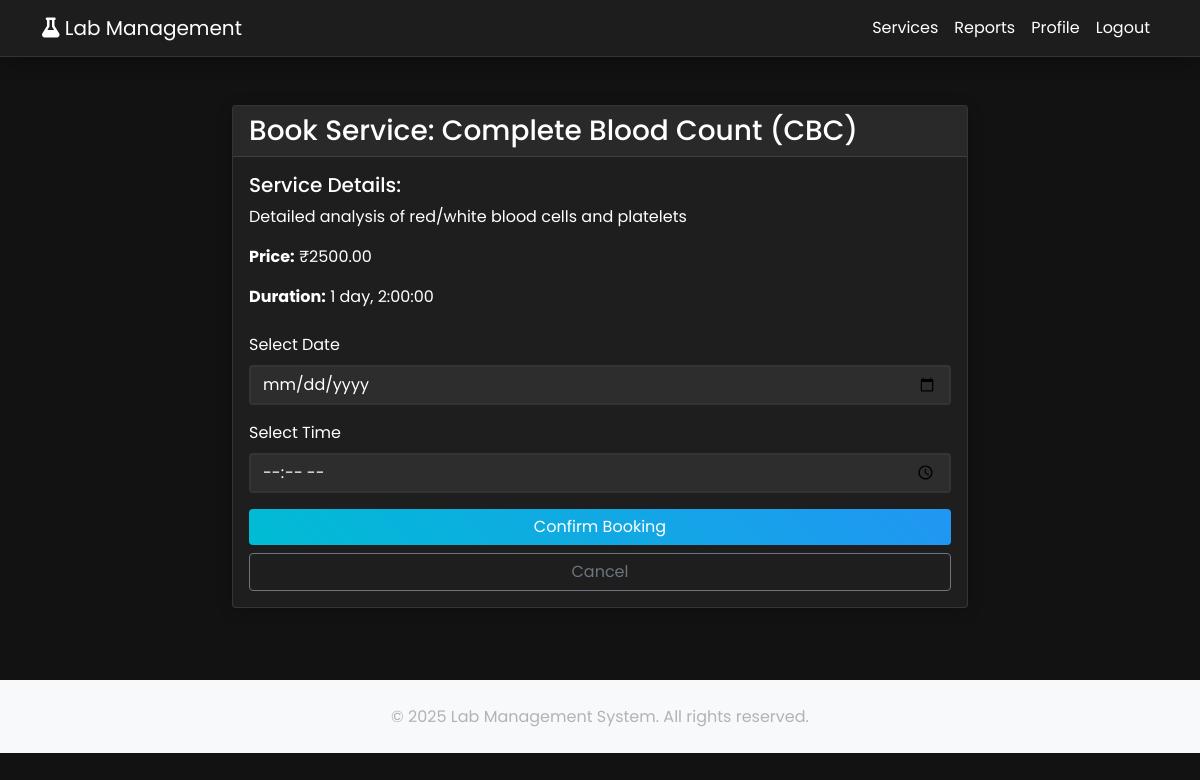
The page /book/1/ (signed in) on the database its author committed.
### labapp/models.py (models this page shows, shortened)
class Service(models.Model):
    name = models.CharField(max_length=100)
    description = models.TextField()
    price = models.DecimalField(max_digits=10, decimal_places=2)
    duration = models.DurationField()
    is_active = models.BooleanField(default=True)
    category = models.CharField(max_length=50, choices=[
        ('blood', 'Blood Test'),
        ('urine', 'Urine Test'),
        ('imaging', 'Imaging'),
        ('other', 'Other'),
    ])
    preparation_instructions = models.TextField(blank=True)
    report_format = models.TextField(blank=True, help_text="JSON schema for report format")

### labapp/views.py (the view, shortened to what this page needs)
# urls.py: path('book/<int:service_id>/', views.book_service, name='book_service'),
@login_required
def book_service(request, service_id):
    service = get_object_or_404(Service, id=service_id)
    return render(request, 'labapp/book_service.html', {
        'service': service,
        'today': date.today()
    })

### labapp/templates/labapp/book_service.html (shortened to what this page needs)
{% extends 'base.html' %}
{% block content %}
<div class="container mt-4">
    <div class="row justify-content-center">
        <div class="col-md-8">
            <div class="card">
                <div class="card-header">
                    <h3 class="mb-0">Book Service: {{ service.name }}</h3>
                </div>
                <div class="card-body">
                    <div class="mb-4">
                        <h5>Service Details:</h5>
                        <p>{{ service.description }}</p>
                        <p><strong>Price:</strong> ₹{{ service.price }}</p>
                        <p><strong>Duration:</strong> {{ service.duration }}</p>
                    </div>
                    <form method="post">
                        <div class="mb-3">
                            <label for="date" class="form-label">Select Date</label>
                            <input type="date" class="form-control" id="date" name="date" required
                                   min="{{ today|date:'Y-m-d' }}">
                        </div>
                        <div class="mb-3">
                            <label for="time" class="form-label">Select Time</label>
                            <input type="time" class="form-control" id="time" name="time" required>
                        </div>
                        <div class="d-grid gap-2">
                            <button type="submit" class="btn btn-primary">Confirm Booking</button>
                            <a href="{% url 'service_list' %}" class="btn btn-outline-secondary">Cancel</a>
                        </div>
                    </form>
                </div>
            </div>
        </div>
    </div>
</div>
{% endblock %}

### labapp/static/css/style.css (style rules this page uses)
:root { --primary-color: #00bcd4; --secondary-color: #2196f3; --danger-color: #f44336; --warning-color: #ffc107; --dark-color: #121212; --dark-secondary: #1e1e1e; --dark-tertiary: #2d2d2d; --text-primary: #ffffff; --text-secondary: #b3b3b3; --card-bg: #1e1e1e; }
body { font-family: 'Poppins', sans-serif; background-color: var(--dark-color); color: var(--text-primary); }
.card { background-color: var(--card-bg); border: 1px solid rgba(255, 255, 255, 0.1); transition: transform 0.3s ease, box-shadow 0.3s ease; box-shadow: 0 2px 15px rgba(0, 0, 0, 0.2); }
.card-header { background-color: rgba(255, 255, 255, 0.05); border-bottom: 1px solid rgba(255, 255, 255, 0.1); }
.btn { transition: all 0.3s ease; position: relative; overflow: hidden; }
.btn-primary { background: linear-gradient(45deg, var(--primary-color), var(--secondary-color)); border: none; }
.btn::after { content: ''; position: absolute; width: 100%; height: 100%; top: 0; left: -100%; background: linear-gradient(120deg, transparent, rgba(255,255,255,0.2), transparent); transition: all 0.5s ease; }
.form-control { background-color: var(--dark-tertiary); border: 2px solid rgba(255, 255, 255, 0.1); color: var(--text-primary); transition: all 0.3s ease; }

### rows shown on the page
Service: name "Complete Blood Count (CBC)", description "Detailed analysis of red/white blood cells and platelets", price "2500.00", duration "1 day, 2:00:00"
